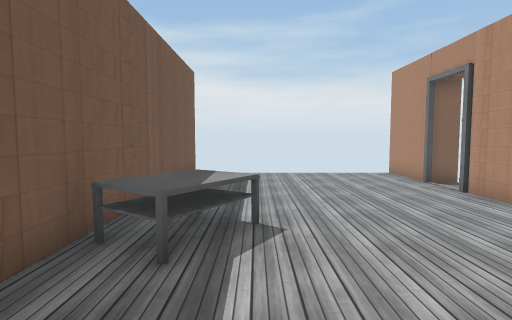
[1] (above)

12 first-person views from a walk through a 3-D level made in the Unity game engine. The camera is 1.4 m above the floor, tilts 4° down and sees 80° across. Doors are open. The floor is counted in squares, 1 m on a side. Each view is taken from the middle of a square. On the plan, view 1 faces up. The plan holds only what a view shows up to about 14 squares ahead; the rest is blank. The player is left out. Some surface patterns are stand-ins.

[2]
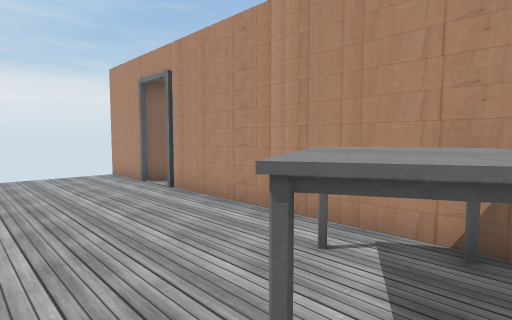

[3]
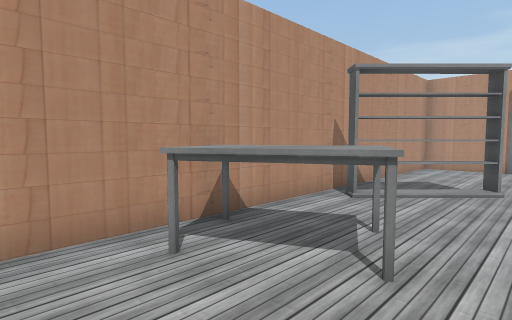

[4]
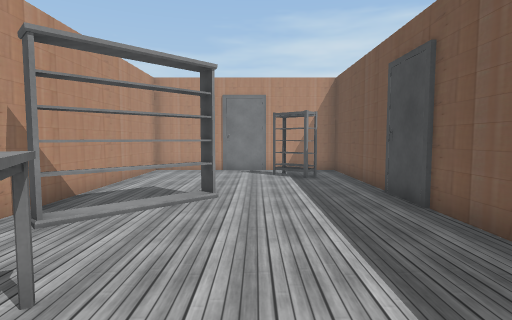

[5]
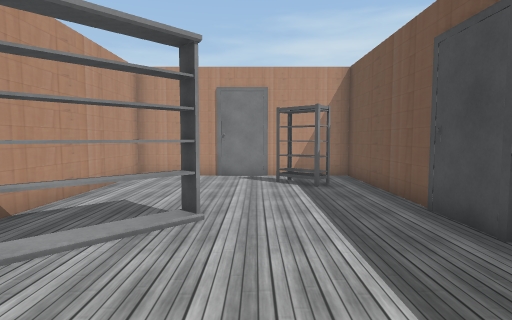

[6]
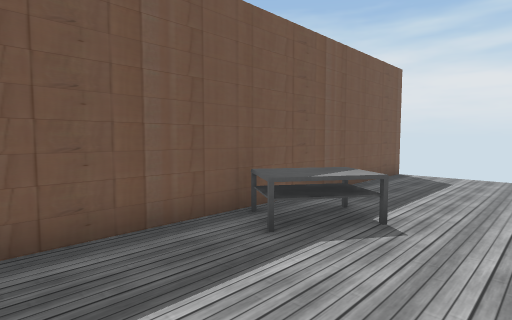

[7]
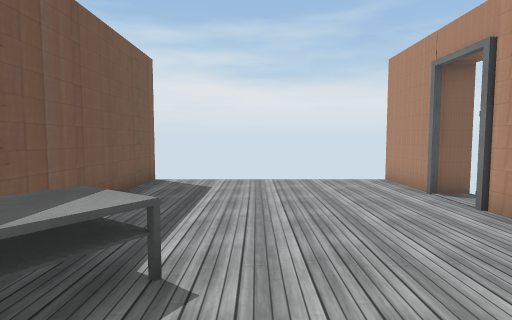

[8]
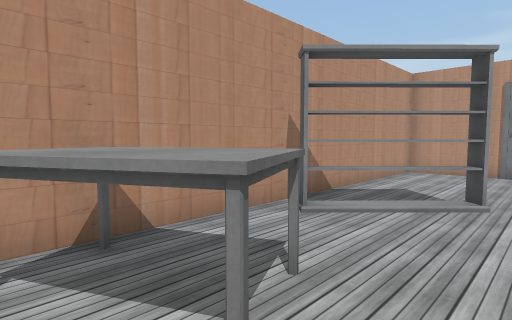

[9]
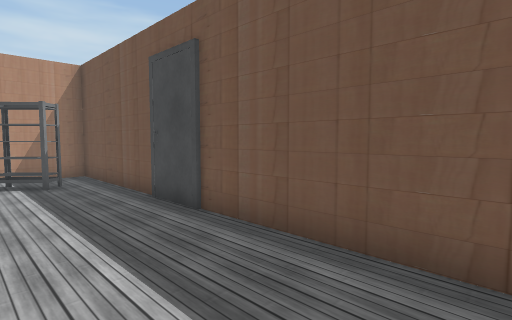

[10]
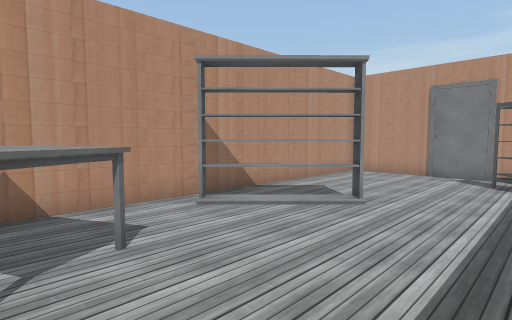

[11]
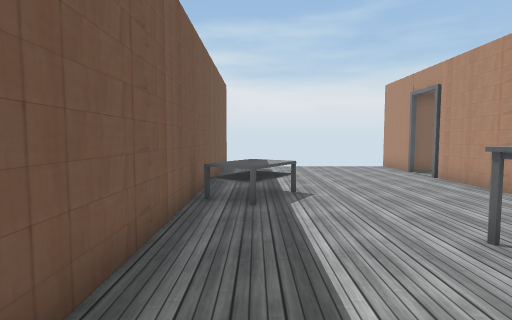

[12]
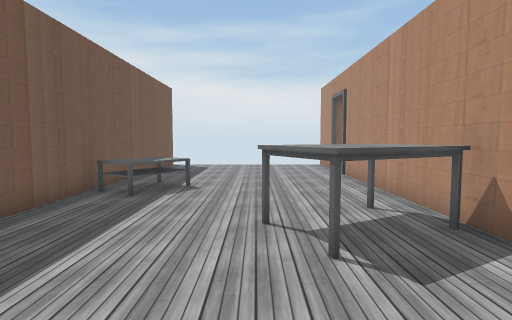

### Floor plan
Key: @ floor where view 1 was taken; # wall or solid block; x gap in a wall; . floor; D open door; T table; H thing the floor can be seen under or through; S shelf.
Columns run from 3 left of view 1 to 7 right of it. Each row starts with its distance up from view 1.
 13 #        #
 12 #........#
 11 #........#
 10 #........##
  9 #.......D.
  8 #.......D#
  7 #........#
  6 #.T......#
  5 #TTT.....#
  4 #TT......#
  3 #.T......#
  2 #......T.#
  1 #....TTTT#
  0 #..@..TT.#
 -1 #.....T..#
 -2 #........#
 -3 #......Hx#
 -4 #.....HH.#
 -5 #....HH..#
 -6 #........#
 -7 #........#
 -8 #........#
 -9 #.S......#
-10 #.SS.....#
-11 #........#
-12 ##########

Positions as (right, up) in squares from view 1, and headings:
1: (0, 0), facing up
2: (1, 0), facing up-right
3: (1, 4), facing down-right
4: (1, 2), facing down
5: (1, 0), facing down
6: (2, 0), facing up-left
7: (1, 2), facing up
8: (1, 2), facing down-right
9: (1, 1), facing down-left
10: (-1, 1), facing down-right
11: (-1, -3), facing up
12: (2, -4), facing up
